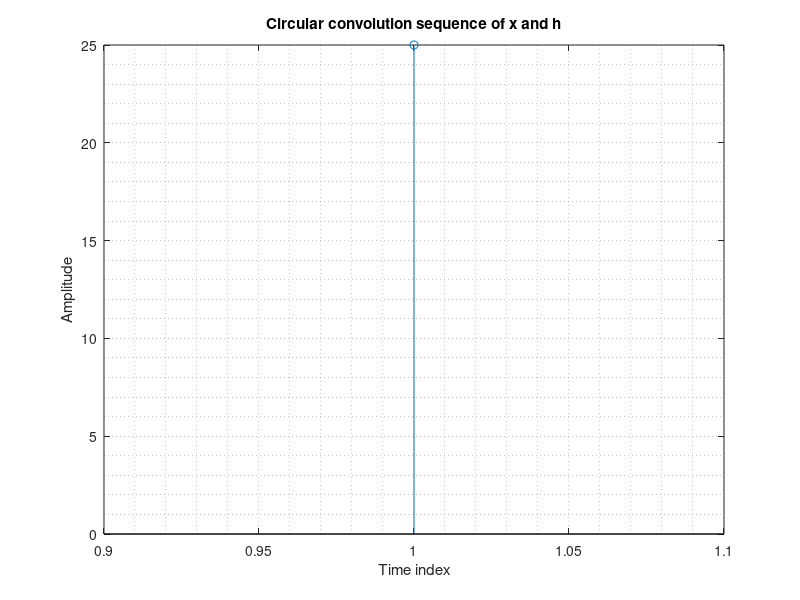

MATLAB code for this plot:
clc;
close all;
clear all;
x=input(' Enter the first sequence ');
h=input(' Enter the second sequence ');
N1=length(x);
N2=length(h);
N=max(N1,N2); % length of sequence
x=[x zeros(1,N-N1)]; % modified first sequence 
h=[h zeros(1,N-N2)]; % modified second sequence 
y=ifft(fft(x,N).*fft(h,N)); % circular convolution by DFT and IDFT
n=1:N;
disp(' output sequence of circular convolution ');
disp(y); % To view output in command window
pause;
stem(n,y); % Plotting circular convolution
grid minor;
xlabel(' Time index ');
ylabel(' Amplitude ');
title(' Circular convolution sequence of x and h ');
